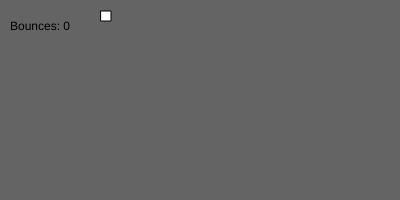
Frame 1 (no input)
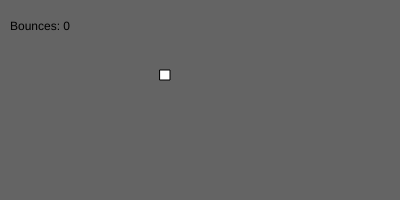
Frame 60 (no input)
Frame 120 (the mouse pressed at the canvas centre since frame 60): identical to frame 60, image omitted

The p5.js sketch that drew these frames (run headless with seeded random() and noise() and a simulated clock; from frame 60 on, the mouse is pressed at the canvas centre):

// p5.js sketch
// ── sketch.js
var ballPositionX = 100;
var ballPositionY = 10;
var canvasX = 400;
var canvasY = 200;
var moving = true;
var ballMovementX = 1;
var ballMovementY = 1;
var bounceCount = 0;
function setup() {
    createCanvas(canvasX, canvasY)
  }
  
  function draw() {
    background(100);
    text("Bounces: " + bounceCount, 10, 30);
    if(moving){
        ballPositionX += ballMovementX;
        ballPositionY += ballMovementY;
        if(ballPositionX >= canvasX - 10){
            ballMovementX = -1;
            bounceCount ++;
        }
        else if(ballPositionX <= 0){
            ballMovementX = 1;
            bounceCount ++;
        }
        else if(ballPositionY >= canvasY - 10){
            ballMovementY = -1;
            bounceCount ++;
        }
        else if(ballPositionY <= 0){
            ballMovementY = 1;
            bounceCount ++;
        }
    }
    rect(ballPositionX, ballPositionY, 10, 10);
}

function mousePressed(){
    moving = !moving;
}
// ── ballBounce.html
<!DOCTYPE html>
<html>

<head>
  <title>Part B - Intro to P5</title>
</head>

<body>
  <script src="https://cdnjs.cloudflare.com/ajax/libs/p5.js/0.7.1/p5.js"></script>
  <script src="sketch.js"></script>
</body>

</html>
